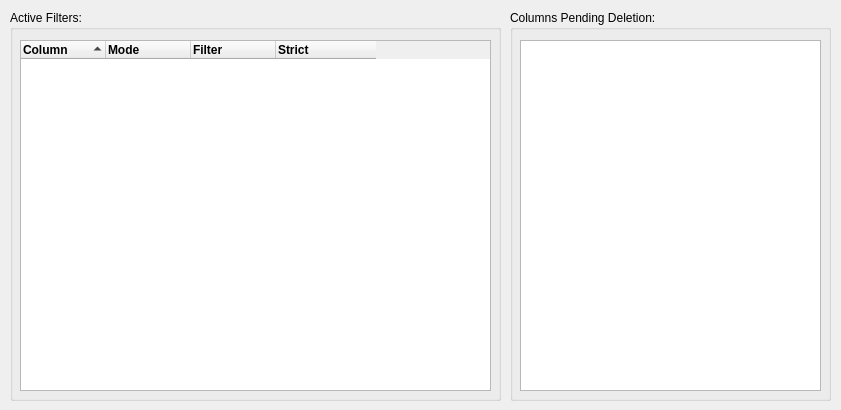
<?xml version="1.0" encoding="UTF-8"?>
<ui version="4.0">
 <class>tabWidget</class>
 <widget class="QWidget" name="tabWidget">
  <property name="geometry">
   <rect>
    <x>0</x>
    <y>0</y>
    <width>841</width>
    <height>410</height>
   </rect>
  </property>
  <property name="windowTitle">
   <string>tabWidget</string>
  </property>
  <widget class="QGroupBox" name="filterBox">
   <property name="geometry">
    <rect>
     <x>10</x>
     <y>10</y>
     <width>491</width>
     <height>391</height>
    </rect>
   </property>
   <property name="title">
    <string>Active Filters:</string>
   </property>
   <widget class="QTreeWidget" name="filterTree">
    <property name="geometry">
     <rect>
      <x>10</x>
      <y>30</y>
      <width>471</width>
      <height>351</height>
     </rect>
    </property>
    <property name="tabKeyNavigation">
     <bool>true</bool>
    </property>
    <property name="alternatingRowColors">
     <bool>true</bool>
    </property>
    <property name="uniformRowHeights">
     <bool>true</bool>
    </property>
    <property name="itemsExpandable">
     <bool>false</bool>
    </property>
    <property name="sortingEnabled">
     <bool>true</bool>
    </property>
    <property name="animated">
     <bool>true</bool>
    </property>
    <attribute name="headerVisible">
     <bool>true</bool>
    </attribute>
    <attribute name="headerDefaultSectionSize">
     <number>85</number>
    </attribute>
    <attribute name="headerHighlightSections">
     <bool>true</bool>
    </attribute>
    <attribute name="headerMinimumSectionSize">
     <number>85</number>
    </attribute>
    <attribute name="headerShowSortIndicator" stdset="0">
     <bool>true</bool>
    </attribute>
    <attribute name="headerStretchLastSection">
     <bool>false</bool>
    </attribute>
    <column>
     <property name="text">
      <string>Column</string>
     </property>
     <property name="font">
      <font>
       <weight>75</weight>
       <bold>true</bold>
      </font>
     </property>
    </column>
    <column>
     <property name="text">
      <string>Mode</string>
     </property>
     <property name="font">
      <font>
       <weight>75</weight>
       <bold>true</bold>
      </font>
     </property>
    </column>
    <column>
     <property name="text">
      <string>Filter</string>
     </property>
     <property name="font">
      <font>
       <weight>75</weight>
       <bold>true</bold>
      </font>
     </property>
    </column>
    <column>
     <property name="text">
      <string>Strict</string>
     </property>
     <property name="font">
      <font>
       <weight>75</weight>
       <bold>true</bold>
      </font>
     </property>
    </column>
   </widget>
  </widget>
  <widget class="QGroupBox" name="groupBox">
   <property name="geometry">
    <rect>
     <x>510</x>
     <y>10</y>
     <width>321</width>
     <height>391</height>
    </rect>
   </property>
   <property name="title">
    <string>Columns Pending Deletion:</string>
   </property>
   <widget class="QListWidget" name="columnList">
    <property name="geometry">
     <rect>
      <x>10</x>
      <y>30</y>
      <width>301</width>
      <height>351</height>
     </rect>
    </property>
    <property name="alternatingRowColors">
     <bool>true</bool>
    </property>
    <property name="selectionRectVisible">
     <bool>true</bool>
    </property>
    <property name="sortingEnabled">
     <bool>true</bool>
    </property>
   </widget>
  </widget>
 </widget>
 <resources>
  <include location="resources/resources.qrc"/>
 </resources>
 <connections/>
</ui>
